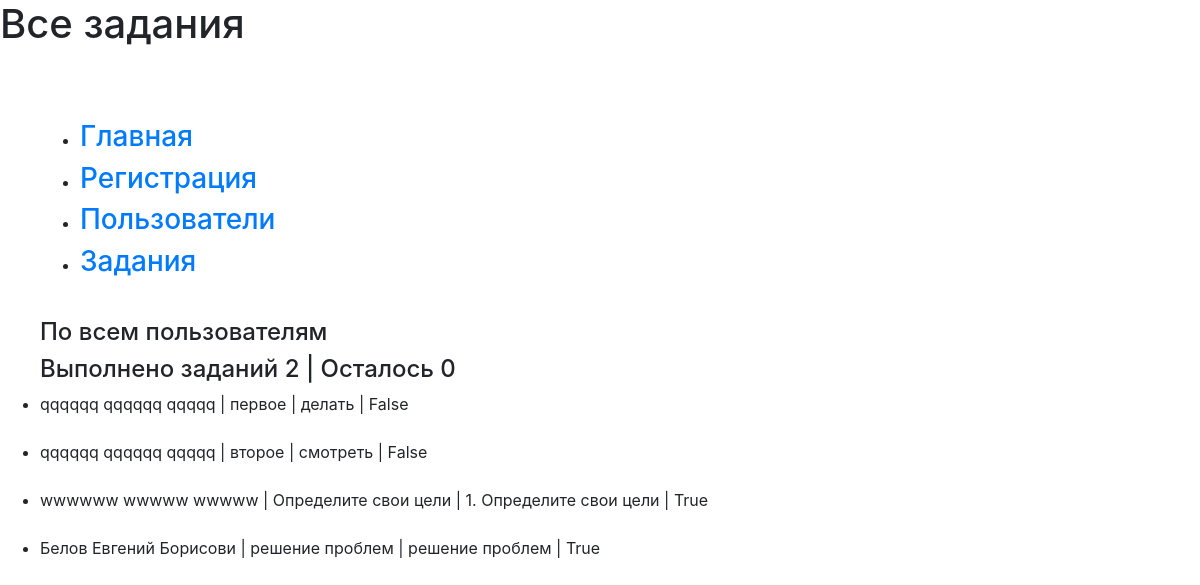
/tasks/, run on an earlier commit of the app's database.
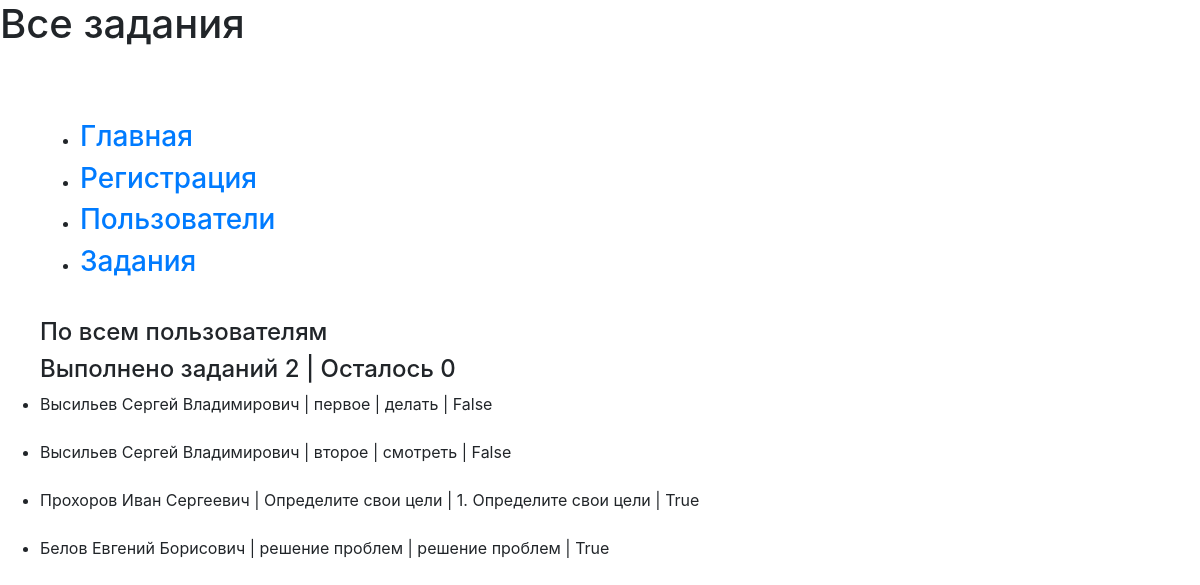
And on a later commit of the database.
### app/models.py (models this page shows)
class Task(models.Model):
    title = models.CharField(max_length=250,db_index=True)
    content = models.TextField()
    priority = models.IntegerField(default=0)
    completed = models.BooleanField( default=False)
    user = models.ForeignKey(User,related_name='tasks', on_delete=models.PROTECT,null=True)
    slug = models.CharField(max_length=15,db_index=True)

class User(models.Model):
    username =models.CharField(max_length=15,db_index=True)
    firstname = models.CharField(max_length=15)
    lastname = models.CharField(max_length=15)
    age = models.IntegerField()
    slug = models.CharField(max_length=15,db_index=True)
    def __str__(self):
        return f'{self.username} {self.firstname} {self.lastname}'

### app/views.py (the view)
# urls.py: path('tasks/',task_list),
def task_list(request):
    if request.method == "POST":
        user_id = request.POST['idd']
        user_str = f'У пользователя :{User.objects.get(id=user_id)}'
        tasks = Task.objects.filter(user_id=user_id)
        there_is = Task.objects.filter(user_id=user_id).exists()
        completed_tasks = Task.objects.filter(user_id=user_id , completed=True).count()
        not_completed_tasks = Task.objects.filter(user_id=user_id, completed=False).count()
        title = 'Задания'
    else:
        tasks = Task.objects.all()
        there_is = Task.objects.all().exists()
        user_str = 'По всем пользователям'
        completed_tasks = Task.objects.filter(completed=True).count()
        not_completed_tasks = Task.objects.filter(completed=False).count()
        title = 'Все задания'
    context = {'title': title, 'list': tasks, 'there_is': there_is, 'completed_tasks': completed_tasks,
               'not_completed_tasks': not_completed_tasks,'user_str':user_str}
    return render(request,"tasks.html",context=context)

### Templates/tasks.html
{% extends "index.html" %}
{% block pagename  %}
     <h1>{{title}}</h1>
{% endblock %}
{% block menu %}
    {{ block.super}}
{% endblock %}
{% block content %}
    <br>
    <form>
        <ul >
            {% if not there_is %}
            <h3 > нет заданий </h3>
            {% else %}
            <h4>  {{user_str}}</h4>
            <h4> Выполнено заданий  {{completed_tasks}} | Осталось {{0}}</h4>
            {% endif %}
            {% for t in list %}
            <li > {{t.user}} | {{t.title}} | {{t.content}} | {{t.completed}} </li>
            <br>
            {% endfor %}
        </ul>
    <br>
    <br>
    </form>
{% endblock %}

What changed in the data, as far as the page shows it:
changed through a linked row, Task "первое": user "qqqqqq qqqqqq qqqqq" → "Высильев Сергей Владимирович"
changed through a linked row, Task "второе": user "qqqqqq qqqqqq qqqqq" → "Высильев Сергей Владимирович"
changed through a linked row, Task "Определите свои цели": user "wwwwww wwwww wwwww" → "Прохоров Иван Сергеевич"
changed through a linked row, Task "решение проблем": user "Белов Евгений Борисови" → "Белов Евгений Борисович"
